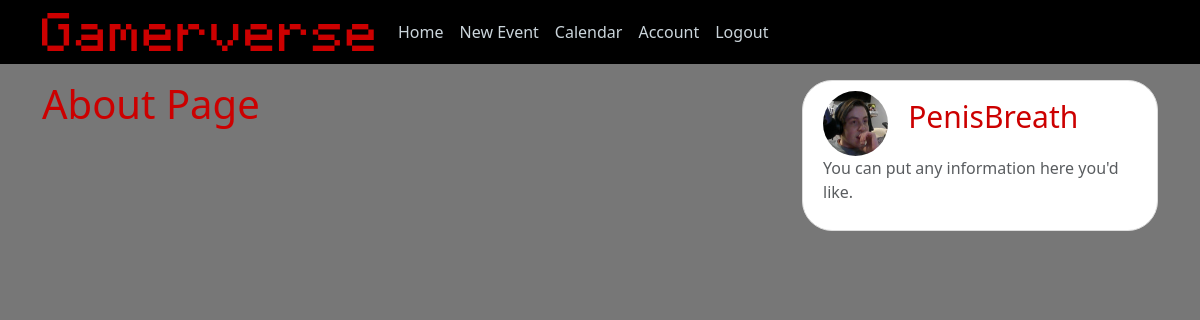
/about (signed in), run on the app's committed database.
### gamerverse/models.py (models this page shows, shortened)
class User(db.Model, UserMixin):
    id = db.Column(db.Integer, primary_key=True)
    username = db.Column(db.String(20), unique=True, nullable=False)
    email = db.Column(db.String(120), unique=True, nullable=False)
    image_file = db.Column(db.String(20), nullable=False, default='default.jpg')
    password = db.Column(db.String(60), nullable=False)
    posts = db.relationship('Event', backref='author', lazy=True)

### gamerverse/main/routes.py (the view)
@main.route("/about")
def about():
    return render_template('about.html', title='About')

### gamerverse/models.py (called while the page is built)
@login_manager.user_loader
def load_user(user_id):
    return User.query.get(int(user_id))

### gamerverse/templates/about.html
{% extends "layout.html" %}
{% block content %}
    <h1>About Page</h1>
{% endblock content %}

### gamerverse/templates/layout.html (shortened to what this page needs)
<!DOCTYPE html>
<html>
<head>
    <link href="https://cdn.jsdelivr.net/npm/bootstrap@5.3.2/dist/css/bootstrap.min.css" rel="stylesheet">
    <link rel="stylesheet" type="text/css" href="{{ url_for('static', filename='main.css') }}">
</head>
<body class="background-gray">
    <header class="site-header">
      <nav class="navbar navbar-expand-lg fixed-top bg-dark bg-black">
        <div class="container">
          <a class="navbar-brand mr-4 gamer-green" href="/"><img src="{{ url_for('static', filename='logo.png') }}" height="38"></a>
          <div class="collapse navbar-collapse" id="navbarToggle">
            <div class="navbar-nav mr-auto">
              <a class="nav-item nav-link" href="{{ url_for('main.home') }}">Home</a>
            </div>
            <div class="navbar-nav">
              {% if current_user.is_authenticated %}
                <a class="nav-item nav-link" href="{{ url_for('posts.new_post') }}">New Event</a>
                <a class="nav-item nav-link" href="{{ url_for('main.calendar') }}">Calendar</a>
                <a class="nav-item nav-link" href="{{ url_for('users.account') }}">Account</a>
                <a class="nav-item nav-link" href="{{ url_for('users.logout') }}">Logout</a>
              {% else %}
                <a class="nav-item nav-link" href="{{ url_for('users.login') }}">Login</a>
                <a class="nav-item nav-link" href="{{ url_for('users.register') }}">Register</a>
              {% endif %}
            </div>
          </div>
        </div>
      </nav>
    </header>
    <main role="main" class="container">
      <div class="row">
        <div class="col-md-8">
          {% block content %}{% endblock %}
        </div>
        <div class="col-md-4">
          <div class="content-section">
            {% if current_user.is_authenticated %}
              <img class="rounded-circle article-img" src="{{ url_for('static', filename='profile_pics/' + current_user.image_file) }}">
              <a class="mr-2 main-username" href="{{ url_for('users.account') }}">{{ current_user.username }}</a>
              <p class='text-muted'>You can put any information here you'd like.
            {% endif %}
            </p>
          </div>
        </div>
      </div>
    </main>
</body>
</html>

### gamerverse/static/main.css (style rules this page uses)
body { background: #fafafa; color: #333333; margin-top: 5rem; }
h1, h2, h3, h4, h5, h6 { color: #cc0000; }
.site-header .navbar-nav .nav-link { color: #cbd5db; }
.content-section { background: #ffffff; padding: 10px 20px; border: 1px solid #dddddd; border-radius: 30px; margin-bottom: 20px; }
.article-img { height: 65px; width: 65px; margin-right: 16px; }
.main-username { font-size: 30px; text-decoration-line: none; color: #cc0000; }
.gamer-green { color: #527d02; }
.background-gray { background: #777777; }
.bg-black { background: #000000; }

### data on the page
User: image_file (picture), username "PenisBreath"
